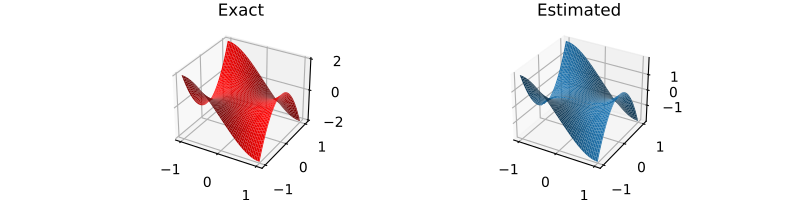

Python code for this plot:
import matplotlib.pyplot as plt
import numpy as np

import gammy
from gammy.arraymapper import x
from gammy.models.bayespy import GAM

n = 100
input_data = np.vstack(
    [2 * np.random.rand(n) - 1, 2 * np.random.rand(n) - 1]
).T
y = (
    input_data[:, 0] ** 3 -
    3 * input_data[:, 0] * input_data[:, 1] ** 2
)

# The model form can be relaxed with "black box" terms such as
# piecewise linear basis functions:
model = GAM(
    gammy.Polynomial(range(5))(x[:, 0]) +
    gammy.WhiteNoise1d(
        np.arange(-1, 1, 0.05),
        sigma=1
    )(x[:, 1]) * x[:, 0]
).fit(input_data, y)

# Let's check if the model was able to fit correctly:
fig = plt.figure(figsize=(8, 2))
(X, Y) = np.meshgrid(
    np.linspace(-1, 1, 100),
    np.linspace(-1, 1, 100)
)
Z = X ** 3 - 3 * X * Y ** 2
Z_est = model.predict(
    np.hstack([X.reshape(-1, 1), Y.reshape(-1, 1)])
).reshape(100, 100)
ax = fig.add_subplot(121, projection="3d")
ax.set_title("Exact")
ax.plot_surface(
    X, Y, Z, color="r", antialiased=False
)
ax = fig.add_subplot(122, projection="3d")
ax.set_title("Estimated")
ax.plot_surface(
    X, Y, Z_est, antialiased=False
)
